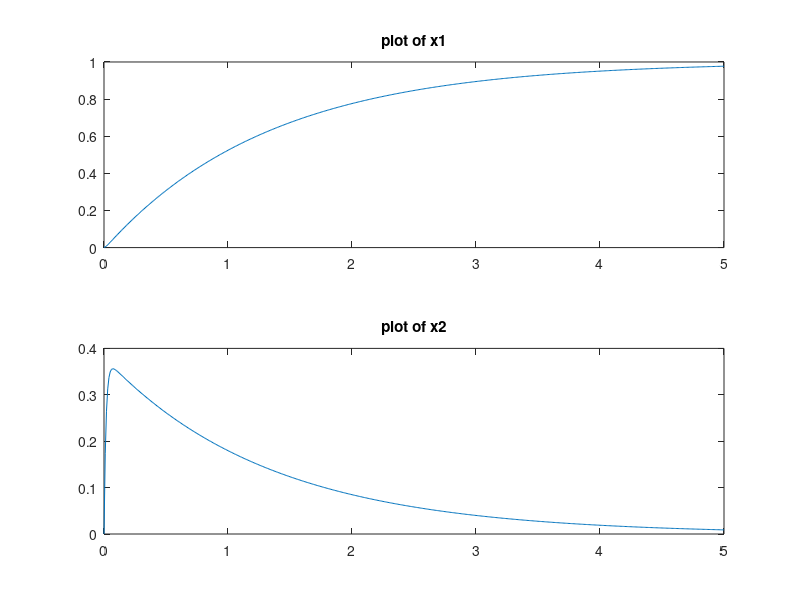

The MATLAB source for this figure:
clear; clc;
%loading the data
load K
load model
%assigning values
tsim= 0:0.01:5;
k1=K(1);
k2=K(2);
r=1;

xsim = [0; 0];

%stimulation of system
for k = 2:length(tsim)
    u = k1*(xsim(1,k-1) -r) + k2*xsim(2,k-1);
    xsim(:,k) =model*[u; xsim(:, k-1)];

end


x1sim = xsim(1, :);
x2sim = xsim(2, :);

cla; clf;
%plot of simulated results and the validation results
subplot(2,1,1)
plot(tsim, x1sim);
title('plot of x1');

subplot(2,1,2)
plot(tsim, x2sim);
title('plot of x2');